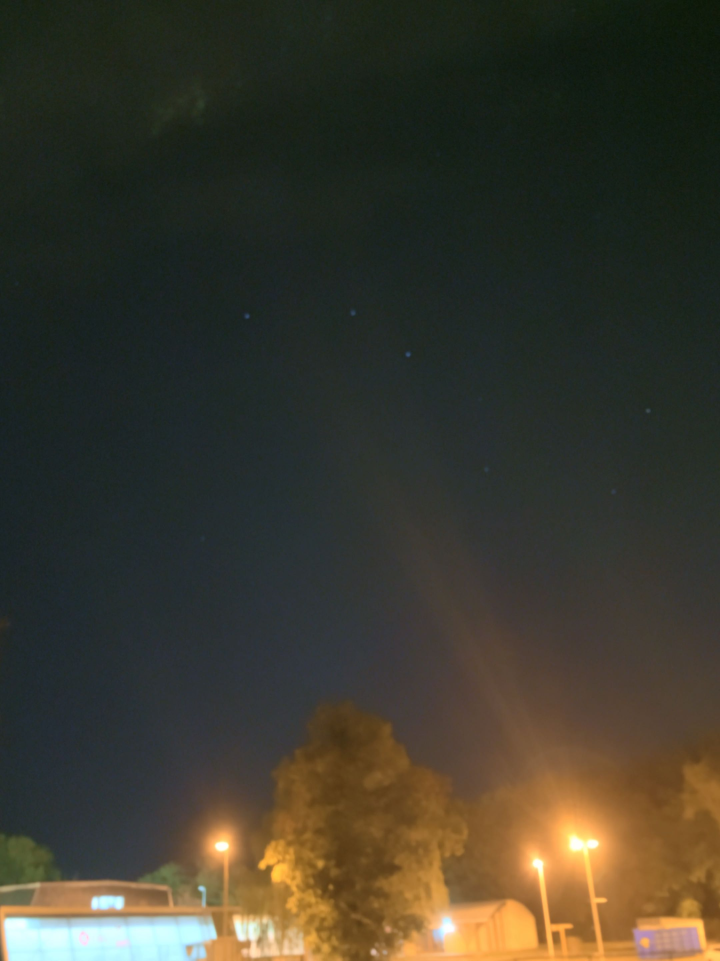
#> input picture detection/input/5EDC6EFC-96D4-4133-B3E6-95080B4A5F90.jpg, 2160 x 2881 px (shown at 1/3 size)
$ python star_preview.py
#> lines starting #> are read from the running program, lines starting #| are printed output that depends on the picture; after the words box and inside, x2 and y2 are one past the last pixel; in counts of white or black regions, pixels touching at a corner belong together
### detection/star_detection.py
from dataclasses import dataclass
from pathlib import Path
import cv2
import numpy as np

@dataclass(frozen=True)
class Star:
    x: int
    y: int

@dataclass
class Detection:
    stars: list[Star]
    width: int
    height: int

class StarDetector:
    # loads the photo
    def __init__(self, path: Path):
        self.image: np.ndarray = self.read_image(path).astype(np.float32)
        self.height: int = self.image.shape[0]
        self.width: int = self.image.shape[1]

    # reads the photo in black and white and shrinks it to 1024 px at most
    def read_image(self, path: Path) -> np.ndarray:
        image = cv2.imread(str(path), cv2.IMREAD_GRAYSCALE)
#> image: shape (2881, 2160); min 15, max 255, mean 57.1
        if image is None:
            raise FileNotFoundError(path)
        reduction: float = 1024 / max(image.shape)
#> reduction = 0.355
        if reduction < 1:
            image = cv2.resize(image, None, fx=reduction, fy=reduction, interpolation=cv2.INTER_AREA)
#> image: shape (1024, 768)
        return image

    # finds every pixel brighter than all its neighbours  (star candidates)
    def find_peaks(self) -> tuple[np.ndarray, np.ndarray]:
        local_max = cv2.dilate(self.image, np.ones((9, 9), np.uint8))
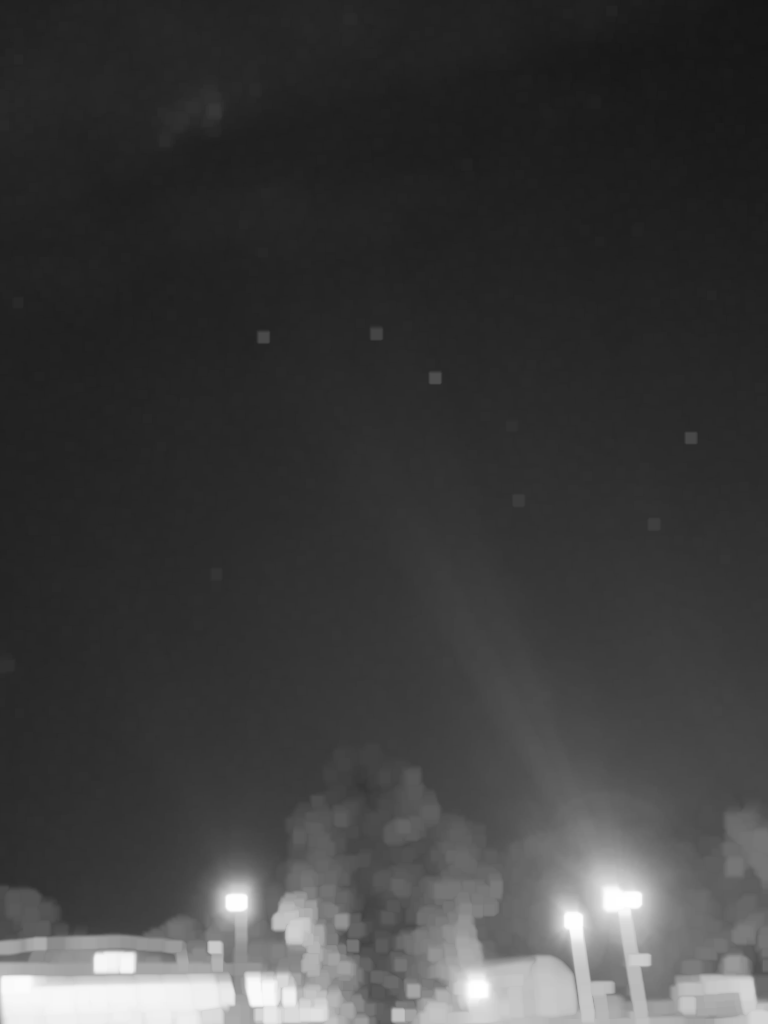
#> local_max: shape (1024, 768) float32; min 22, max 255, mean 61.3
        local_min = cv2.erode(self.image, np.ones((9, 9), np.uint8))
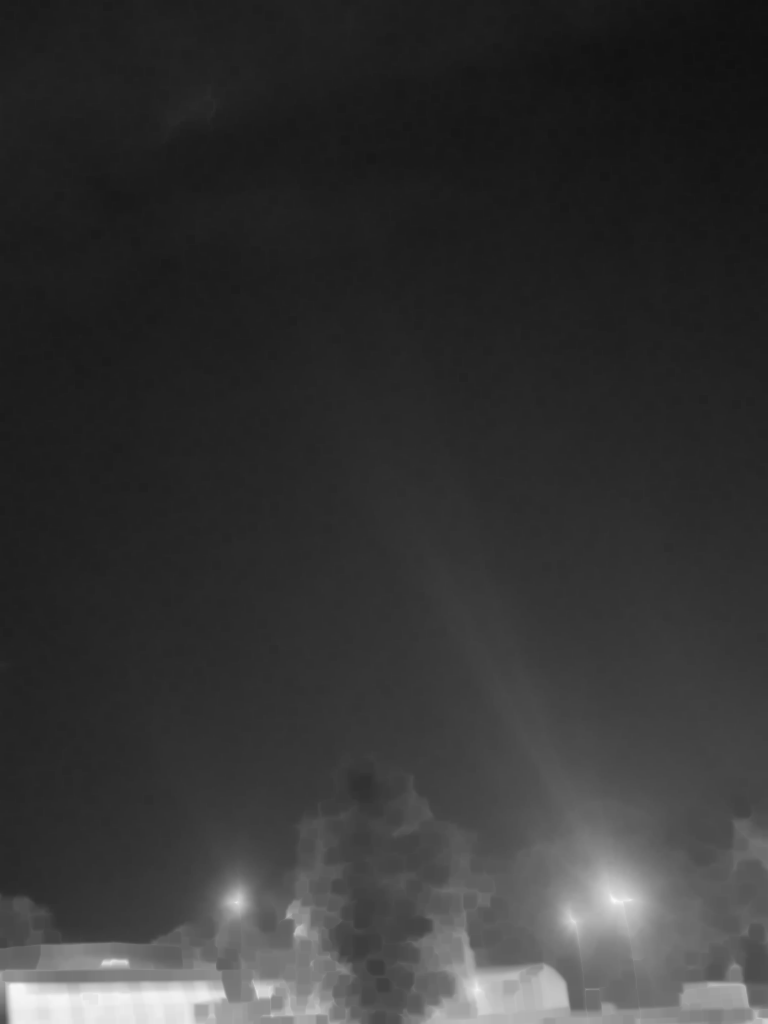
#> local_min: shape (1024, 768) float32; min 17, max 250, mean 53.1
        is_peak = (self.image == local_max) & (self.image > local_min + 1) # brightest pixel of its 9x9 square, and not in a flat area
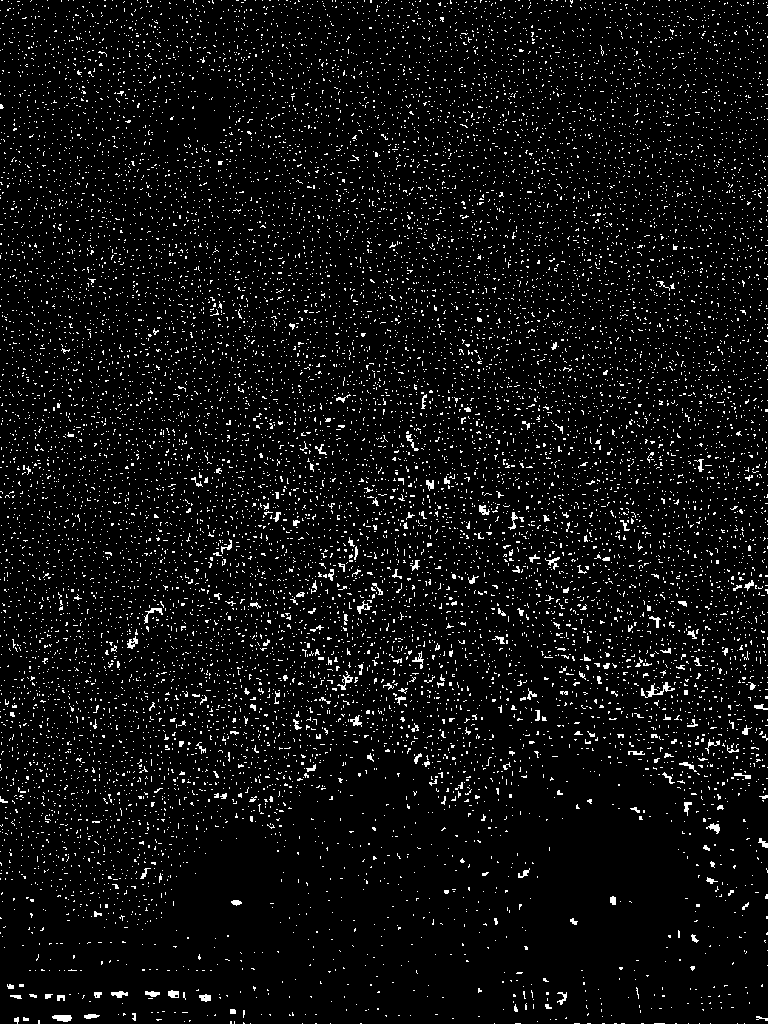
#> is_peak: shape (1024, 768) bool; 5.3% white in thin lines or dots
        ys, xs = np.nonzero(is_peak) # rows and columns of the True pixels
        return xs, ys

    # gives each candidate a contrast
    def get_contrasts(self, xs: np.ndarray, ys: np.ndarray) -> np.ndarray:
        surrounding = cv2.blur(self.image, (36, 36))
        excess = self.image[ys, xs] - surrounding[ys, xs]
        ordinary: float = np.median(excess)
#> ordinary = 1.5
        spread: float = np.median(np.abs(excess - ordinary))
#> spread = 0.508
        return (excess - ordinary) / spread

    # checks that the candidate is a small point surrounded by black
    def is_isolated(self, darkest: float, x: int, y: int) -> bool:
        half_height: float = darkest + (self.image[y, x] - darkest) / 2
        top: int = max(0, y - 6)
        left: int = max(0, x - 6)
        square = self.image[top:y + 7, left:x + 7]
        border = np.concatenate([square[0], square[-1], square[:, 0], square[:, -1]])
        return border.max() <= half_height

    # checks that the candidate is not right next to a star already kept
    def is_already_found(self, stars: list[Star], x: int, y: int) -> bool:
        # two touching pixels with the same brightness are the same star
        for star in stars:
            if abs(star.x - x) <= 4 and abs(star.y - y) <= 4:
                return True
        return False

    # chains all the steps and returns the stars found
    def detect(self) -> Detection:
        xs, ys = self.find_peaks()
        contrasts = self.get_contrasts(xs, ys)
        darkest_around = cv2.erode(self.image, np.ones((36, 36), np.uint8))
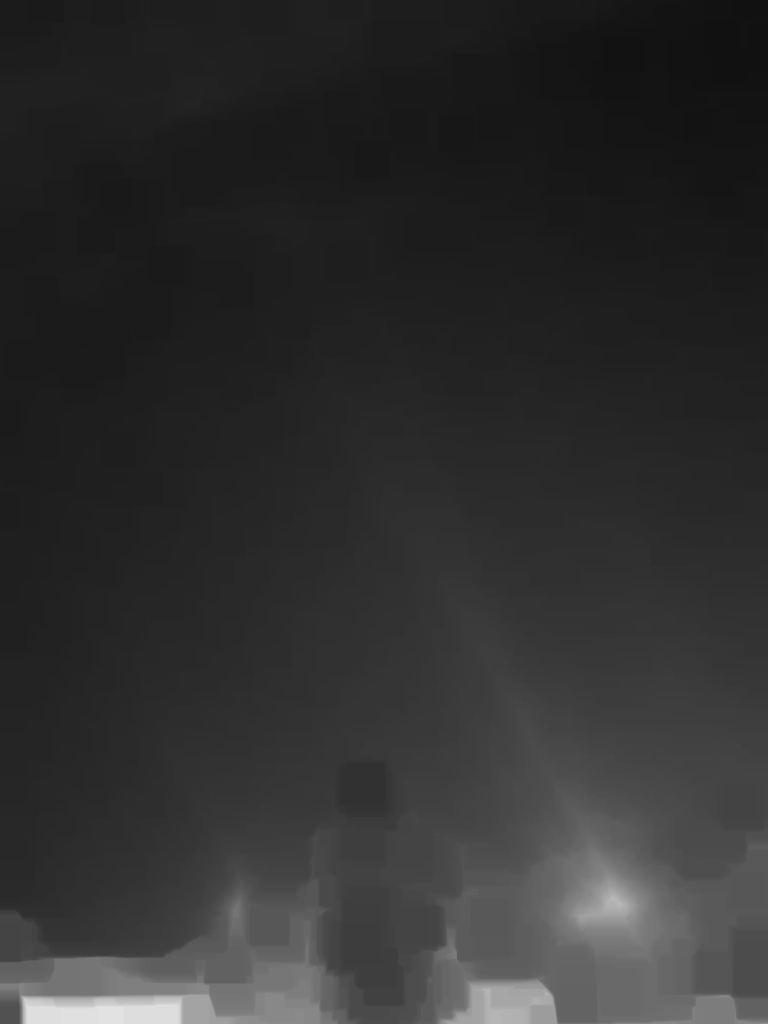
#> darkest_around: shape (1024, 768) float32; min 17, max 226, mean 48

        stars: list[Star] = []
        # best contrast first
        for i in np.argsort(-contrasts):
            # contrasts are sorted, so all the next ones are too low
            if contrasts[i] < 15 or len(stars) == 80:
                break
            x = int(xs[i])
            y = int(ys[i])
            if self.is_already_found(stars, x, y):
                continue
            if self.is_isolated(darkest_around[y, x], x, y):
                stars.append(Star(x, y))
#> this loop made 1482 passes
#> (i, x, y, half_height in is_isolated, top in is_isolated, left in is_isolated) on passes 1 to 3: (41488, 398, 1015, 134.5, 1009, 392), (41489, 399, 1015, 135.5, 1009, 393), (39636, 231, 901, 174.5, 895, 225)
#> after the loop, stars = 9 items

        return Detection(stars, self.width, self.height)

# [6 lines left out: function main, not called in this run]

# [2 lines that do not run on import are left out]

### detection/star_preview.py
from pathlib import Path
import cv2
import numpy as np
from star_detection import Detection, StarDetector

FOLDER = Path(__file__).parent
PHOTO = FOLDER / "input" / "5EDC6EFC-96D4-4133-B3E6-95080B4A5F90.jpg"
OUTPUT = FOLDER / "output" / "star_preview.png"

# reads the photo in color, at the same size as the one used by the detector
def read_photo(path: Path, detection: Detection) -> np.ndarray:
    photo = cv2.imread(str(path))
#> photo is the input picture: shape (2881, 2160, 3); mean B, G, R 45.3, 57.8, 60.4
    if photo is None:
        raise FileNotFoundError(path)
    return cv2.resize(photo, (detection.width, detection.height), interpolation=cv2.INTER_AREA)

# draws each star found on a black image
def draw_stars(detection: Detection) -> np.ndarray:
    black = np.zeros((detection.height, detection.width, 3), np.uint8)
#> black: shape (1024, 768, 3); every value is 0
    for star in detection.stars:
        cv2.circle(black, (star.x, star.y), 4, (255, 255, 255), -1)
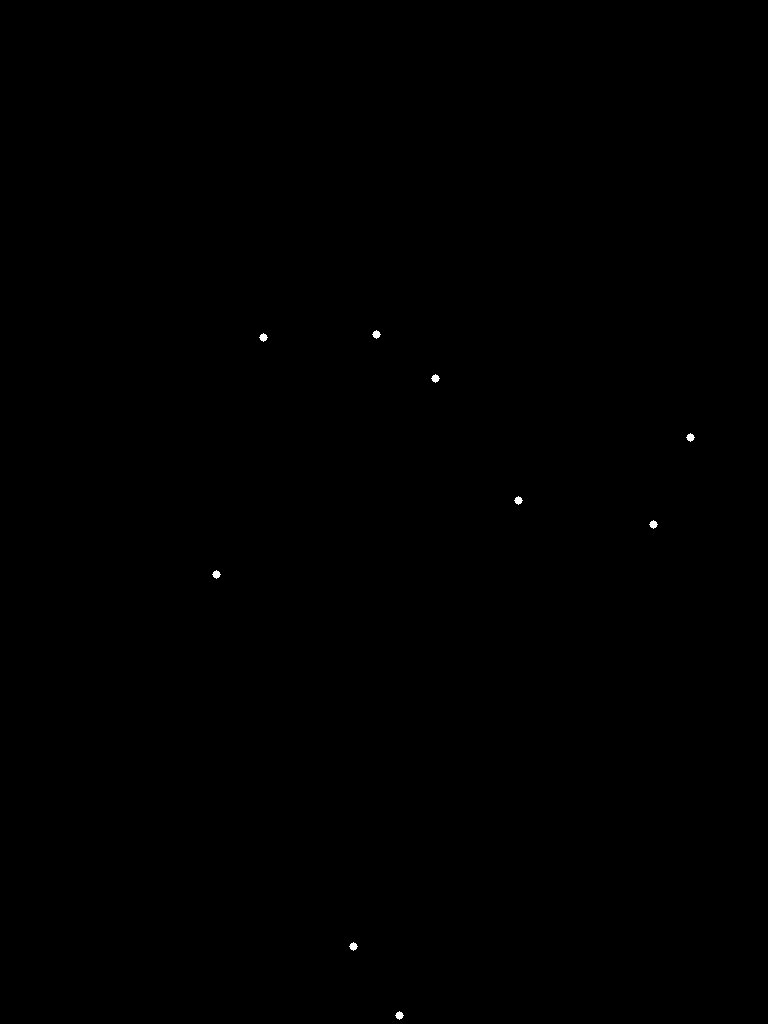
#> black: shape (1024, 768, 3); 0.06% white; 9 white regions, largest, box (x1, y1, x2, y2) and area: (372, 330, 381, 339) 49, (259, 333, 268, 342) 49, (431, 374, 440, 383) 49
    return black

# writes on top
def draw_title(width: int, path: Path) -> np.ndarray:
    title = np.zeros((42, width, 3), np.uint8)
    text = "detection/star_detection.py -> StarDetector("+path.name+").detect()"
    cv2.putText(title, text, (10, 28), cv2.FONT_HERSHEY_SIMPLEX, 0.6, (255, 255, 255), 1, cv2.LINE_AA)
    return title

# puts the photo and the stars side by side, with the title above
def main():
    detection = StarDetector(PHOTO).detect()
    separator = np.full((detection.height, 4, 3), 128, np.uint8)
    body = np.hstack([read_photo(PHOTO, detection), separator, draw_stars(detection)])
    image = np.vstack([draw_title(body.shape[1], PHOTO), body])
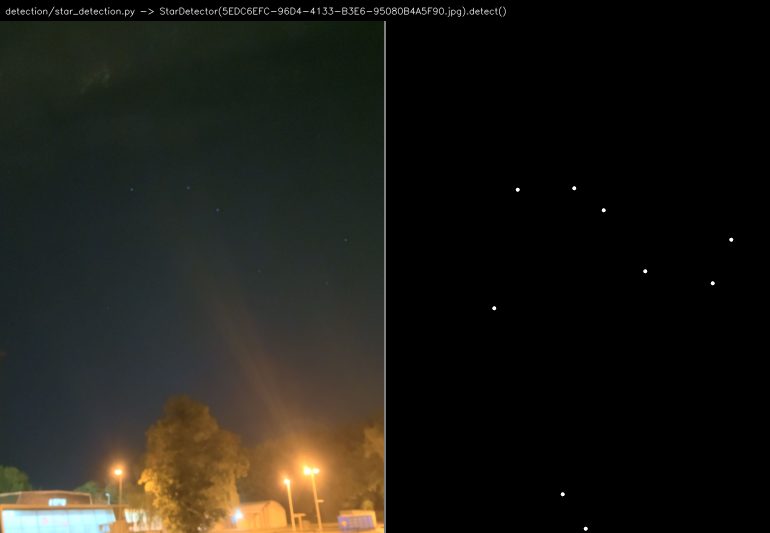
#> image: shape (1066, 1540, 3) (shown at 1/2 size); mean of channels 0, 1, 2 22.6, 28.5, 29.8; drawn as B, G, R
    cv2.imwrite(str(OUTPUT), image)
    print("Image saved: "+str(OUTPUT))

if __name__ == "__main__":
    main()
